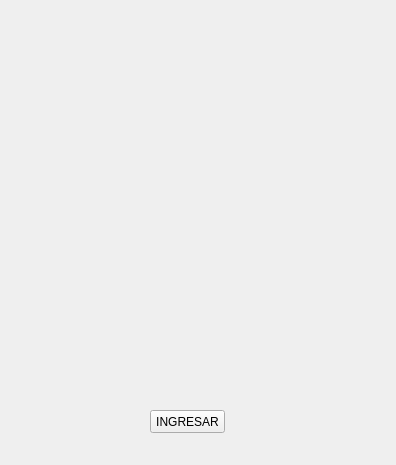
<?xml version="1.0" encoding="UTF-8"?>
<ui version="4.0">
 <class>principal</class>
 <widget class="QWidget" name="principal">
  <property name="geometry">
   <rect>
    <x>0</x>
    <y>0</y>
    <width>396</width>
    <height>465</height>
   </rect>
  </property>
  <property name="windowTitle">
   <string>Form</string>
  </property>
  <property name="styleSheet">
   <string notr="true">background-image: url(:/imagenes/imagenes/portada.jpg);</string>
  </property>
  <widget class="QPushButton" name="pushButton">
   <property name="geometry">
    <rect>
     <x>150</x>
     <y>410</y>
     <width>75</width>
     <height>23</height>
    </rect>
   </property>
   <property name="text">
    <string>INGRESAR</string>
   </property>
  </widget>
 </widget>
 <resources/>
 <connections/>
</ui>
